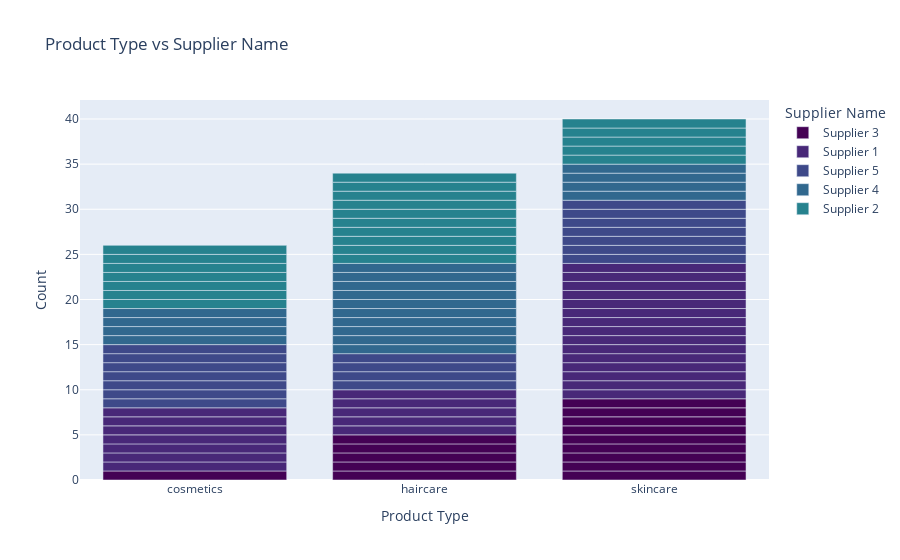

Notebook code for this chart:
### Code cell
#Product type vs Supplier
# Assuming SC is your DataFrame
fig_supplier = px.bar(SC, x='Product type', color='Supplier name', title='Product Type vs Supplier Name',
             labels={'Product type': 'Product Type', 'Supplier name': 'Supplier Name', 'count': 'Count'},
             category_orders={'Product type': sorted(SC['Product type'].unique())},
             color_discrete_sequence=px.colors.sequential.Viridis)

fig_supplier.show()

### Figure 1 — Plotly figure (JSON) as saved in the notebook; plotly's stock layout.template omitted (floating-point values rounded to 4 significant figures)
{"data": [{"alignmentgroup": "True", "hovertemplate": "Supplier Name=Supplier 3<br>Product Type=%{x}<br>Count=%{y}<extra></extra>", "legendgroup": "Supplier 3", "marker": {"color": "#440154", "pattern": {"shape": ""}}, "name": "Supplier 3", "offsetgroup": "Supplier 3", "orientation": "v", "showlegend": true, "textposition": "auto", "type": "bar", "x": ["haircare", "skincare", "skincare", "skincare", "skincare", "skincare", "haircare", "skincare", "skincare", "haircare", "skincare", "haircare", "haircare", "skincare", "cosmetics"], "xaxis": "x", "y": [1, 1, 1, 1, 1, 1, 1, 1, 1, 1, 1, 1, 1, 1, 1], "yaxis": "y"}, {"alignmentgroup": "True", "hovertemplate": "Supplier Name=Supplier 1<br>Product Type=%{x}<br>Count=%{y}<extra></extra>", "legendgroup": "Supplier 1", "marker": {"color": "#482878", "pattern": {"shape": ""}}, "name": "Supplier 1", "offsetgroup": "Supplier 1", "orientation": "v", "showlegend": true, "textposition": "auto", "type": "bar", "x": ["haircare", "skincare", "skincare", "skincare", "skincare", "cosmetics", "skincare", "cosmetics", "cosmetics", "skincare", "cosmetics", "skincare", "skincare", "skincare", "skincare", "haircare", "skincare", "cosmetics", "skincare", "skincare", "haircare", "cosmetics", "skincare", "haircare", "haircare", "skincare", "cosmetics"], "xaxis": "x", "y": [1, 1, 1, 1, 1, 1, 1, 1, 1, 1, 1, 1, 1, 1, 1, 1, 1, 1, 1, 1, 1, 1, 1, 1, 1, 1, 1], "yaxis": "y"}, {"alignmentgroup": "True", "hovertemplate": "Supplier Name=Supplier 5<br>Product Type=%{x}<br>Count=%{y}<extra></extra>", "legendgroup": "Supplier 5", "marker": {"color": "#3e4989", "pattern": {"shape": ""}}, "name": "Supplier 5", "offsetgroup": "Supplier 5", "orientation": "v", "showlegend": true, "textposition": "auto", "type": "bar", "x": ["skincare", "skincare", "skincare", "cosmetics", "cosmetics", "cosmetics", "cosmetics", "cosmetics", "skincare", "haircare", "cosmetics", "haircare", "skincare", "skincare", "haircare", "haircare", "cosmetics", "skincare"], "xaxis": "x", "y": [1, 1, 1, 1, 1, 1, 1, 1, 1, 1, 1, 1, 1, 1, 1, 1, 1, 1], "yaxis": "y"}, {"alignmentgroup": "True", "hovertemplate": "Supplier Name=Supplier 4<br>Product Type=%{x}<br>Count=%{y}<extra></extra>", "legendgroup": "Supplier 4", "marker": {"color": "#31688e", "pattern": {"shape": ""}}, "name": "Supplier 4", "offsetgroup": "Supplier 4", "orientation": "v", "showlegend": true, "textposition": "auto", "type": "bar", "x": ["haircare", "cosmetics", "cosmetics", "haircare", "skincare", "haircare", "haircare", "haircare", "skincare", "skincare", "haircare", "skincare", "cosmetics", "haircare", "cosmetics", "haircare", "haircare", "haircare"], "xaxis": "x", "y": [1, 1, 1, 1, 1, 1, 1, 1, 1, 1, 1, 1, 1, 1, 1, 1, 1, 1], "yaxis": "y"}, {"alignmentgroup": "True", "hovertemplate": "Supplier Name=Supplier 2<br>Product Type=%{x}<br>Count=%{y}<extra></extra>", "legendgroup": "Supplier 2", "marker": {"color": "#26828e", "pattern": {"shape": ""}}, "name": "Supplier 2", "offsetgroup": "Supplier 2", "orientation": "v", "showlegend": true, "textposition": "auto", "type": "bar", "x": ["skincare", "skincare", "haircare", "haircare", "haircare", "skincare", "skincare", "cosmetics", "haircare", "haircare", "cosmetics", "haircare", "haircare", "cosmetics", "haircare", "cosmetics", "haircare", "skincare", "cosmetics", "cosmetics", "cosmetics", "haircare"], "xaxis": "x", "y": [1, 1, 1, 1, 1, 1, 1, 1, 1, 1, 1, 1, 1, 1, 1, 1, 1, 1, 1, 1, 1, 1], "yaxis": "y"}], "layout": {"barmode": "relative", "legend": {"title": {"text": "Supplier Name"}, "tracegroupgap": 0}, "title": {"text": "Product Type vs Supplier Name"}, "xaxis": {"anchor": "y", "categoryarray": ["cosmetics", "haircare", "skincare"], "categoryorder": "array", "domain": [0, 1], "title": {"text": "Product Type"}}, "yaxis": {"anchor": "x", "domain": [0, 1], "title": {"text": "Count"}}}}
